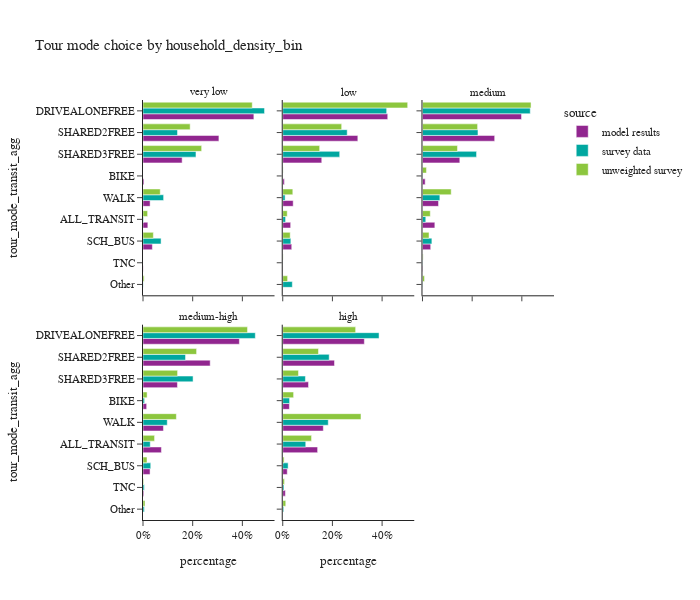
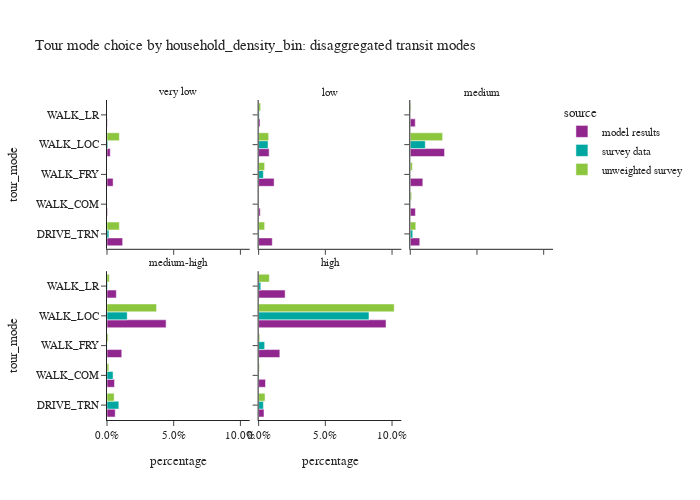

Notebook source saved alongside these figures, in order:
### Code cell
plot_mode_choice(tour_data,'household_density_bin',3,600)
plot_mode_choice_transit(tour_data,'household_density_bin',3,500)

### Figure 1 — Plotly figure (JSON) as saved in the notebook; plotly's stock layout.template omitted (floating-point values rounded to 4 significant figures)
{"data": [{"alignmentgroup": "True", "hovertemplate": "source=model results<br>household_density_bin=very low<br>percentage=%{x}<br>tour_mode_transit_agg=%{y}<extra></extra>", "legendgroup": "model results", "marker": {"color": "#91268F", "pattern": {"shape": ""}}, "name": "model results", "offsetgroup": "model results", "orientation": "h", "showlegend": true, "textposition": "auto", "type": "bar", "x": [0.01949, 0.00408, 0.4463, 0.0, 0.03771, 0.3056, 0.1576, 0.0006653, 0.02857], "xaxis": "x4", "y": ["ALL_TRANSIT", "BIKE", "DRIVEALONEFREE", "Other", "SCH_BUS", "SHARED2FREE", "SHARED3FREE", "TNC", "WALK"], "yaxis": "y4"}, {"alignmentgroup": "True", "hovertemplate": "source=model results<br>household_density_bin=low<br>percentage=%{x}<br>tour_mode_transit_agg=%{y}<extra></extra>", "legendgroup": "model results", "marker": {"color": "#91268F", "pattern": {"shape": ""}}, "name": "model results", "offsetgroup": "model results", "orientation": "h", "showlegend": false, "textposition": "auto", "type": "bar", "x": [0.0319, 0.00662, 0.4227, 0.0, 0.03623, 0.3023, 0.1571, 0.001079, 0.04209], "xaxis": "x5", "y": ["ALL_TRANSIT", "BIKE", "DRIVEALONEFREE", "Other", "SCH_BUS", "SHARED2FREE", "SHARED3FREE", "TNC", "WALK"], "yaxis": "y5"}, {"alignmentgroup": "True", "hovertemplate": "source=model results<br>household_density_bin=medium<br>percentage=%{x}<br>tour_mode_transit_agg=%{y}<extra></extra>", "legendgroup": "model results", "marker": {"color": "#91268F", "pattern": {"shape": ""}}, "name": "model results", "offsetgroup": "model results", "orientation": "h", "showlegend": false, "textposition": "auto", "type": "bar", "x": [0.04978, 0.01084, 0.3988, 0.0, 0.03308, 0.2907, 0.1503, 0.001978, 0.06463], "xaxis": "x6", "y": ["ALL_TRANSIT", "BIKE", "DRIVEALONEFREE", "Other", "SCH_BUS", "SHARED2FREE", "SHARED3FREE", "TNC", "WALK"], "yaxis": "y6"}, {"alignmentgroup": "True", "hovertemplate": "source=model results<br>household_density_bin=medium-high<br>percentage=%{x}<br>tour_mode_transit_agg=%{y}<extra></extra>", "legendgroup": "model results", "marker": {"color": "#91268F", "pattern": {"shape": ""}}, "name": "model results", "offsetgroup": "model results", "orientation": "h", "showlegend": false, "textposition": "auto", "type": "bar", "x": [0.07416, 0.01474, 0.3879, 0.0, 0.02841, 0.2705, 0.1386, 0.003299, 0.08235], "xaxis": "x", "y": ["ALL_TRANSIT", "BIKE", "DRIVEALONEFREE", "Other", "SCH_BUS", "SHARED2FREE", "SHARED3FREE", "TNC", "WALK"], "yaxis": "y"}, {"alignmentgroup": "True", "hovertemplate": "source=model results<br>household_density_bin=high<br>percentage=%{x}<br>tour_mode_transit_agg=%{y}<extra></extra>", "legendgroup": "model results", "marker": {"color": "#91268F", "pattern": {"shape": ""}}, "name": "model results", "offsetgroup": "model results", "orientation": "h", "showlegend": false, "textposition": "auto", "type": "bar", "x": [0.1404, 0.02674, 0.3285, 0.0, 0.01817, 0.2084, 0.1038, 0.01057, 0.1634], "xaxis": "x2", "y": ["ALL_TRANSIT", "BIKE", "DRIVEALONEFREE", "Other", "SCH_BUS", "SHARED2FREE", "SHARED3FREE", "TNC", "WALK"], "yaxis": "y2"}, {"alignmentgroup": "True", "hovertemplate": "source=survey data<br>household_density_bin=very low<br>percentage=%{x}<br>tour_mode_transit_agg=%{y}<extra></extra>", "legendgroup": "survey data", "marker": {"color": "#00A7A0", "pattern": {"shape": ""}}, "name": "survey data", "offsetgroup": "survey data", "orientation": "h", "showlegend": true, "textposition": "auto", "type": "bar", "x": [0.002087, 0.0, 0.4893, 0.0006869, 0.07279, 0.1389, 0.2133, 0.0, 0.08299], "xaxis": "x4", "y": ["ALL_TRANSIT", "BIKE", "DRIVEALONEFREE", "Other", "SCH_BUS", "SHARED2FREE", "SHARED3FREE", "TNC", "WALK"], "yaxis": "y4"}, {"alignmentgroup": "True", "hovertemplate": "source=survey data<br>household_density_bin=low<br>percentage=%{x}<br>tour_mode_transit_agg=%{y}<extra></extra>", "legendgroup": "survey data", "marker": {"color": "#00A7A0", "pattern": {"shape": ""}}, "name": "survey data", "offsetgroup": "survey data", "orientation": "h", "showlegend": false, "textposition": "auto", "type": "bar", "x": [0.01141, 2.233e-05, 0.4184, 0.03856, 0.03273, 0.2595, 0.2293, 0.0005702, 0.009531], "xaxis": "x5", "y": ["ALL_TRANSIT", "BIKE", "DRIVEALONEFREE", "Other", "SCH_BUS", "SHARED2FREE", "SHARED3FREE", "TNC", "WALK"], "yaxis": "y5"}, {"alignmentgroup": "True", "hovertemplate": "source=survey data<br>household_density_bin=medium<br>percentage=%{x}<br>tour_mode_transit_agg=%{y}<extra></extra>", "legendgroup": "survey data", "marker": {"color": "#00A7A0", "pattern": {"shape": ""}}, "name": "survey data", "offsetgroup": "survey data", "orientation": "h", "showlegend": false, "textposition": "auto", "type": "bar", "x": [0.0133, 0.001409, 0.4339, 0.001263, 0.03784, 0.2234, 0.2177, 0.001223, 0.06998], "xaxis": "x6", "y": ["ALL_TRANSIT", "BIKE", "DRIVEALONEFREE", "Other", "SCH_BUS", "SHARED2FREE", "SHARED3FREE", "TNC", "WALK"], "yaxis": "y6"}, {"alignmentgroup": "True", "hovertemplate": "source=survey data<br>household_density_bin=medium-high<br>percentage=%{x}<br>tour_mode_transit_agg=%{y}<extra></extra>", "legendgroup": "survey data", "marker": {"color": "#00A7A0", "pattern": {"shape": ""}}, "name": "survey data", "offsetgroup": "survey data", "orientation": "h", "showlegend": false, "textposition": "auto", "type": "bar", "x": [0.02915, 0.006331, 0.4521, 0.005484, 0.03118, 0.1712, 0.2016, 0.005333, 0.09762], "xaxis": "x", "y": ["ALL_TRANSIT", "BIKE", "DRIVEALONEFREE", "Other", "SCH_BUS", "SHARED2FREE", "SHARED3FREE", "TNC", "WALK"], "yaxis": "y"}, {"alignmentgroup": "True", "hovertemplate": "source=survey data<br>household_density_bin=high<br>percentage=%{x}<br>tour_mode_transit_agg=%{y}<extra></extra>", "legendgroup": "survey data", "marker": {"color": "#00A7A0", "pattern": {"shape": ""}}, "name": "survey data", "offsetgroup": "survey data", "orientation": "h", "showlegend": false, "textposition": "auto", "type": "bar", "x": [0.09263, 0.02753, 0.3877, 0.003979, 0.02171, 0.187, 0.09125, 0.004911, 0.1833], "xaxis": "x2", "y": ["ALL_TRANSIT", "BIKE", "DRIVEALONEFREE", "Other", "SCH_BUS", "SHARED2FREE", "SHARED3FREE", "TNC", "WALK"], "yaxis": "y2"}, {"alignmentgroup": "True", "hovertemplate": "source=unweighted survey<br>household_density_bin=very low<br>percentage=%{x}<br>tour_mode_transit_agg=%{y}<extra></extra>", "legendgroup": "unweighted survey", "marker": {"color": "#8CC63E", "pattern": {"shape": ""}}, "name": "unweighted survey", "offsetgroup": "unweighted survey", "orientation": "h", "showlegend": true, "textposition": "auto", "type": "bar", "x": [0.01852, 0.0, 0.4398, 0.00463, 0.04167, 0.1898, 0.2361, 0.0, 0.06944], "xaxis": "x4", "y": ["ALL_TRANSIT", "BIKE", "DRIVEALONEFREE", "Other", "SCH_BUS", "SHARED2FREE", "SHARED3FREE", "TNC", "WALK"], "yaxis": "y4"}, {"alignmentgroup": "True", "hovertemplate": "source=unweighted survey<br>household_density_bin=low<br>percentage=%{x}<br>tour_mode_transit_agg=%{y}<extra></extra>", "legendgroup": "unweighted survey", "marker": {"color": "#8CC63E", "pattern": {"shape": ""}}, "name": "unweighted survey", "offsetgroup": "unweighted survey", "orientation": "h", "showlegend": false, "textposition": "auto", "type": "bar", "x": [0.01802, 0.001502, 0.503, 0.01952, 0.03003, 0.2372, 0.1486, 0.001502, 0.04054], "xaxis": "x5", "y": ["ALL_TRANSIT", "BIKE", "DRIVEALONEFREE", "Other", "SCH_BUS", "SHARED2FREE", "SHARED3FREE", "TNC", "WALK"], "yaxis": "y5"}, {"alignmentgroup": "True", "hovertemplate": "source=unweighted survey<br>household_density_bin=medium<br>percentage=%{x}<br>tour_mode_transit_agg=%{y}<extra></extra>", "legendgroup": "unweighted survey", "marker": {"color": "#8CC63E", "pattern": {"shape": ""}}, "name": "unweighted survey", "offsetgroup": "unweighted survey", "orientation": "h", "showlegend": false, "textposition": "auto", "type": "bar", "x": [0.03148, 0.016, 0.437, 0.008256, 0.02632, 0.2219, 0.1409, 0.00258, 0.1156], "xaxis": "x6", "y": ["ALL_TRANSIT", "BIKE", "DRIVEALONEFREE", "Other", "SCH_BUS", "SHARED2FREE", "SHARED3FREE", "TNC", "WALK"], "yaxis": "y6"}, {"alignmentgroup": "True", "hovertemplate": "source=unweighted survey<br>household_density_bin=medium-high<br>percentage=%{x}<br>tour_mode_transit_agg=%{y}<extra></extra>", "legendgroup": "unweighted survey", "marker": {"color": "#8CC63E", "pattern": {"shape": ""}}, "name": "unweighted survey", "offsetgroup": "unweighted survey", "orientation": "h", "showlegend": false, "textposition": "auto", "type": "bar", "x": [0.04655, 0.01656, 0.4208, 0.008057, 0.01611, 0.2158, 0.1392, 0.002686, 0.1343], "xaxis": "x", "y": ["ALL_TRANSIT", "BIKE", "DRIVEALONEFREE", "Other", "SCH_BUS", "SHARED2FREE", "SHARED3FREE", "TNC", "WALK"], "yaxis": "y"}, {"alignmentgroup": "True", "hovertemplate": "source=unweighted survey<br>household_density_bin=high<br>percentage=%{x}<br>tour_mode_transit_agg=%{y}<extra></extra>", "legendgroup": "unweighted survey", "marker": {"color": "#8CC63E", "pattern": {"shape": ""}}, "name": "unweighted survey", "offsetgroup": "unweighted survey", "orientation": "h", "showlegend": false, "textposition": "auto", "type": "bar", "x": [0.116, 0.04373, 0.2935, 0.01213, 0.005466, 0.1438, 0.06338, 0.007004, 0.315], "xaxis": "x2", "y": ["ALL_TRANSIT", "BIKE", "DRIVEALONEFREE", "Other", "SCH_BUS", "SHARED2FREE", "SHARED3FREE", "TNC", "WALK"], "yaxis": "y2"}], "layout": {"annotations": [{"font": {}, "showarrow": false, "text": "medium-high", "x": 0.16, "xanchor": "center", "xref": "paper", "y": 0.465, "yanchor": "bottom", "yref": "paper"}, {"font": {}, "showarrow": false, "text": "high", "x": 0.5, "xanchor": "center", "xref": "paper", "y": 0.465, "yanchor": "bottom", "yref": "paper"}, {"font": {}, "showarrow": false, "text": "very low", "x": 0.16, "xanchor": "center", "xref": "paper", "y": 1.0, "yanchor": "bottom", "yref": "paper"}, {"font": {}, "showarrow": false, "text": "low", "x": 0.5, "xanchor": "center", "xref": "paper", "y": 1.0, "yanchor": "bottom", "yref": "paper"}, {"font": {}, "showarrow": false, "text": "medium", "x": 0.84, "xanchor": "center", "xref": "paper", "y": 1.0, "yanchor": "bottom", "yref": "paper"}], "barmode": "group", "height": 600, "legend": {"title": {"text": "source"}, "tracegroupgap": 0}, "title": {"text": "Tour mode choice by household_density_bin"}, "width": 700, "xaxis": {"anchor": "y", "domain": [0.0, 0.32], "tickformat": ".0%", "title": {"text": "percentage"}}, "xaxis2": {"anchor": "y2", "domain": [0.34, 0.66], "matches": "x", "tickformat": ".0%", "title": {"text": "percentage"}}, "xaxis3": {"anchor": "y3", "domain": [0.68, 1.0], "matches": "x", "title": {"text": "percentage"}}, "xaxis4": {"anchor": "y4", "domain": [0.0, 0.32], "matches": "x", "showticklabels": false}, "xaxis5": {"anchor": "y5", "domain": [0.34, 0.66], "matches": "x", "showticklabels": false}, "xaxis6": {"anchor": "y6", "domain": [0.68, 1.0], "matches": "x", "showticklabels": false}, "yaxis": {"anchor": "x", "categoryarray": ["Other", "TNC", "SCH_BUS", "ALL_TRANSIT", "WALK", "BIKE", "SHARED3FREE", "SHARED2FREE", "DRIVEALONEFREE"], "categoryorder": "array", "domain": [0.0, 0.465], "title": {"text": "tour_mode_transit_agg"}}, "yaxis2": {"anchor": "x2", "domain": [0.0, 0.465], "matches": "y", "showticklabels": false}, "yaxis3": {"anchor": "x3", "domain": [0.0, 0.465], "matches": "y", "showticklabels": false}, "yaxis4": {"anchor": "x4", "categoryarray": ["Other", "TNC", "SCH_BUS", "ALL_TRANSIT", "WALK", "BIKE", "SHARED3FREE", "SHARED2FREE", "DRIVEALONEFREE"], "categoryorder": "array", "domain": [0.535, 1.0], "matches": "y", "title": {"text": "tour_mode_transit_agg"}}, "yaxis5": {"anchor": "x5", "domain": [0.535, 1.0], "matches": "y", "showticklabels": false}, "yaxis6": {"anchor": "x6", "domain": [0.535, 1.0], "matches": "y", "showticklabels": false}}}

### Figure 2 — Plotly figure (JSON) as saved in the notebook; plotly's stock layout.template omitted (floating-point values rounded to 4 significant figures)
{"data": [{"alignmentgroup": "True", "hovertemplate": "source=model results<br>household_density_bin=very low<br>percentage=%{x}<br>tour_mode=%{y}<extra></extra>", "legendgroup": "model results", "marker": {"color": "#91268F", "pattern": {"shape": ""}}, "name": "model results", "offsetgroup": "model results", "orientation": "h", "showlegend": true, "textposition": "auto", "type": "bar", "x": [0.01174, 0.0004289, 0.004591, 0.002436, 0.0002914], "xaxis": "x4", "y": ["DRIVE_TRN", "WALK_COM", "WALK_FRY", "WALK_LOC", "WALK_LR"], "yaxis": "y4"}, {"alignmentgroup": "True", "hovertemplate": "source=model results<br>household_density_bin=low<br>percentage=%{x}<br>tour_mode=%{y}<extra></extra>", "legendgroup": "model results", "marker": {"color": "#91268F", "pattern": {"shape": ""}}, "name": "model results", "offsetgroup": "model results", "orientation": "h", "showlegend": false, "textposition": "auto", "type": "bar", "x": [0.01022, 0.001178, 0.01159, 0.007878, 0.001037], "xaxis": "x5", "y": ["DRIVE_TRN", "WALK_COM", "WALK_FRY", "WALK_LOC", "WALK_LR"], "yaxis": "y5"}, {"alignmentgroup": "True", "hovertemplate": "source=model results<br>household_density_bin=medium<br>percentage=%{x}<br>tour_mode=%{y}<extra></extra>", "legendgroup": "model results", "marker": {"color": "#91268F", "pattern": {"shape": ""}}, "name": "model results", "offsetgroup": "model results", "orientation": "h", "showlegend": false, "textposition": "auto", "type": "bar", "x": [0.007097, 0.003856, 0.009407, 0.02568, 0.003735], "xaxis": "x6", "y": ["DRIVE_TRN", "WALK_COM", "WALK_FRY", "WALK_LOC", "WALK_LR"], "yaxis": "y6"}, {"alignmentgroup": "True", "hovertemplate": "source=model results<br>household_density_bin=medium-high<br>percentage=%{x}<br>tour_mode=%{y}<extra></extra>", "legendgroup": "model results", "marker": {"color": "#91268F", "pattern": {"shape": ""}}, "name": "model results", "offsetgroup": "model results", "orientation": "h", "showlegend": false, "textposition": "auto", "type": "bar", "x": [0.006171, 0.005628, 0.01107, 0.0443, 0.006993], "xaxis": "x", "y": ["DRIVE_TRN", "WALK_COM", "WALK_FRY", "WALK_LOC", "WALK_LR"], "yaxis": "y"}, {"alignmentgroup": "True", "hovertemplate": "source=model results<br>household_density_bin=high<br>percentage=%{x}<br>tour_mode=%{y}<extra></extra>", "legendgroup": "model results", "marker": {"color": "#91268F", "pattern": {"shape": ""}}, "name": "model results", "offsetgroup": "model results", "orientation": "h", "showlegend": false, "textposition": "auto", "type": "bar", "x": [0.004008, 0.005135, 0.01589, 0.09549, 0.01987], "xaxis": "x2", "y": ["DRIVE_TRN", "WALK_COM", "WALK_FRY", "WALK_LOC", "WALK_LR"], "yaxis": "y2"}, {"alignmentgroup": "True", "hovertemplate": "source=survey data<br>household_density_bin=very low<br>percentage=%{x}<br>tour_mode=%{y}<extra></extra>", "legendgroup": "survey data", "marker": {"color": "#00A7A0", "pattern": {"shape": ""}}, "name": "survey data", "offsetgroup": "survey data", "orientation": "h", "showlegend": true, "textposition": "auto", "type": "bar", "x": [0.00143, 0.0, 0.0, 0.0006567, 0.0], "xaxis": "x4", "y": ["DRIVE_TRN", "WALK_COM", "WALK_FRY", "WALK_LOC", "WALK_LR"], "yaxis": "y4"}, {"alignmentgroup": "True", "hovertemplate": "source=survey data<br>household_density_bin=low<br>percentage=%{x}<br>tour_mode=%{y}<extra></extra>", "legendgroup": "survey data", "marker": {"color": "#00A7A0", "pattern": {"shape": ""}}, "name": "survey data", "offsetgroup": "survey data", "orientation": "h", "showlegend": false, "textposition": "auto", "type": "bar", "x": [0.000328, 0.0, 0.003547, 0.007049, 0.0004878], "xaxis": "x5", "y": ["DRIVE_TRN", "WALK_COM", "WALK_FRY", "WALK_LOC", "WALK_LR"], "yaxis": "y5"}, {"alignmentgroup": "True", "hovertemplate": "source=survey data<br>household_density_bin=medium<br>percentage=%{x}<br>tour_mode=%{y}<extra></extra>", "legendgroup": "survey data", "marker": {"color": "#00A7A0", "pattern": {"shape": ""}}, "name": "survey data", "offsetgroup": "survey data", "orientation": "h", "showlegend": false, "textposition": "auto", "type": "bar", "x": [0.001847, 9.907e-05, 9.754e-05, 0.01125, 0.0], "xaxis": "x6", "y": ["DRIVE_TRN", "WALK_COM", "WALK_FRY", "WALK_LOC", "WALK_LR"], "yaxis": "y6"}, {"alignmentgroup": "True", "hovertemplate": "source=survey data<br>household_density_bin=medium-high<br>percentage=%{x}<br>tour_mode=%{y}<extra></extra>", "legendgroup": "survey data", "marker": {"color": "#00A7A0", "pattern": {"shape": ""}}, "name": "survey data", "offsetgroup": "survey data", "orientation": "h", "showlegend": false, "textposition": "auto", "type": "bar", "x": [0.008871, 0.004565, 0.0001226, 0.01514, 0.0004485], "xaxis": "x", "y": ["DRIVE_TRN", "WALK_COM", "WALK_FRY", "WALK_LOC", "WALK_LR"], "yaxis": "y"}, {"alignmentgroup": "True", "hovertemplate": "source=survey data<br>household_density_bin=high<br>percentage=%{x}<br>tour_mode=%{y}<extra></extra>", "legendgroup": "survey data", "marker": {"color": "#00A7A0", "pattern": {"shape": ""}}, "name": "survey data", "offsetgroup": "survey data", "orientation": "h", "showlegend": false, "textposition": "auto", "type": "bar", "x": [0.003586, 0.0001974, 0.004515, 0.08271, 0.001622], "xaxis": "x2", "y": ["DRIVE_TRN", "WALK_COM", "WALK_FRY", "WALK_LOC", "WALK_LR"], "yaxis": "y2"}, {"alignmentgroup": "True", "hovertemplate": "source=unweighted survey<br>household_density_bin=very low<br>percentage=%{x}<br>tour_mode=%{y}<extra></extra>", "legendgroup": "unweighted survey", "marker": {"color": "#8CC63E", "pattern": {"shape": ""}}, "name": "unweighted survey", "offsetgroup": "unweighted survey", "orientation": "h", "showlegend": true, "textposition": "auto", "type": "bar", "x": [0.009259, 0.0, 0.0, 0.009259, 0.0], "xaxis": "x4", "y": ["DRIVE_TRN", "WALK_COM", "WALK_FRY", "WALK_LOC", "WALK_LR"], "yaxis": "y4"}, {"alignmentgroup": "True", "hovertemplate": "source=unweighted survey<br>household_density_bin=low<br>percentage=%{x}<br>tour_mode=%{y}<extra></extra>", "legendgroup": "unweighted survey", "marker": {"color": "#8CC63E", "pattern": {"shape": ""}}, "name": "unweighted survey", "offsetgroup": "unweighted survey", "orientation": "h", "showlegend": false, "textposition": "auto", "type": "bar", "x": [0.004505, 0.0, 0.004505, 0.007508, 0.001502], "xaxis": "x5", "y": ["DRIVE_TRN", "WALK_COM", "WALK_FRY", "WALK_LOC", "WALK_LR"], "yaxis": "y5"}, {"alignmentgroup": "True", "hovertemplate": "source=unweighted survey<br>household_density_bin=medium<br>percentage=%{x}<br>tour_mode=%{y}<extra></extra>", "legendgroup": "unweighted survey", "marker": {"color": "#8CC63E", "pattern": {"shape": ""}}, "name": "unweighted survey", "offsetgroup": "unweighted survey", "orientation": "h", "showlegend": false, "textposition": "auto", "type": "bar", "x": [0.004128, 0.001032, 0.001548, 0.02425, 0.000516], "xaxis": "x6", "y": ["DRIVE_TRN", "WALK_COM", "WALK_FRY", "WALK_LOC", "WALK_LR"], "yaxis": "y6"}, {"alignmentgroup": "True", "hovertemplate": "source=unweighted survey<br>household_density_bin=medium-high<br>percentage=%{x}<br>tour_mode=%{y}<extra></extra>", "legendgroup": "unweighted survey", "marker": {"color": "#8CC63E", "pattern": {"shape": ""}}, "name": "unweighted survey", "offsetgroup": "unweighted survey", "orientation": "h", "showlegend": false, "textposition": "auto", "type": "bar", "x": [0.005372, 0.001343, 0.0008953, 0.03715, 0.001791], "xaxis": "x", "y": ["DRIVE_TRN", "WALK_COM", "WALK_FRY", "WALK_LOC", "WALK_LR"], "yaxis": "y"}, {"alignmentgroup": "True", "hovertemplate": "source=unweighted survey<br>household_density_bin=high<br>percentage=%{x}<br>tour_mode=%{y}<extra></extra>", "legendgroup": "unweighted survey", "marker": {"color": "#8CC63E", "pattern": {"shape": ""}}, "name": "unweighted survey", "offsetgroup": "unweighted survey", "orientation": "h", "showlegend": false, "textposition": "auto", "type": "bar", "x": [0.004783, 0.0006833, 0.0008541, 0.1016, 0.008029], "xaxis": "x2", "y": ["DRIVE_TRN", "WALK_COM", "WALK_FRY", "WALK_LOC", "WALK_LR"], "yaxis": "y2"}], "layout": {"annotations": [{"font": {}, "showarrow": false, "text": "medium-high", "x": 0.16, "xanchor": "center", "xref": "paper", "y": 0.465, "yanchor": "bottom", "yref": "paper"}, {"font": {}, "showarrow": false, "text": "high", "x": 0.5, "xanchor": "center", "xref": "paper", "y": 0.465, "yanchor": "bottom", "yref": "paper"}, {"font": {}, "showarrow": false, "text": "very low", "x": 0.16, "xanchor": "center", "xref": "paper", "y": 1.0, "yanchor": "bottom", "yref": "paper"}, {"font": {}, "showarrow": false, "text": "low", "x": 0.5, "xanchor": "center", "xref": "paper", "y": 1.0, "yanchor": "bottom", "yref": "paper"}, {"font": {}, "showarrow": false, "text": "medium", "x": 0.84, "xanchor": "center", "xref": "paper", "y": 1.0, "yanchor": "bottom", "yref": "paper"}], "barmode": "group", "height": 500, "legend": {"title": {"text": "source"}, "tracegroupgap": 0}, "title": {"text": "Tour mode choice by household_density_bin: disaggregated transit modes"}, "width": 700, "xaxis": {"anchor": "y", "domain": [0.0, 0.32], "tickformat": ".1%", "title": {"text": "percentage"}}, "xaxis2": {"anchor": "y2", "domain": [0.34, 0.66], "matches": "x", "tickformat": ".1%", "title": {"text": "percentage"}}, "xaxis3": {"anchor": "y3", "domain": [0.68, 1.0], "matches": "x", "title": {"text": "percentage"}}, "xaxis4": {"anchor": "y4", "domain": [0.0, 0.32], "matches": "x", "showticklabels": false}, "xaxis5": {"anchor": "y5", "domain": [0.34, 0.66], "matches": "x", "showticklabels": false}, "xaxis6": {"anchor": "y6", "domain": [0.68, 1.0], "matches": "x", "showticklabels": false}, "yaxis": {"anchor": "x", "domain": [0.0, 0.465], "title": {"text": "tour_mode"}}, "yaxis2": {"anchor": "x2", "domain": [0.0, 0.465], "matches": "y", "showticklabels": false}, "yaxis3": {"anchor": "x3", "domain": [0.0, 0.465], "matches": "y", "showticklabels": false}, "yaxis4": {"anchor": "x4", "domain": [0.535, 1.0], "matches": "y", "title": {"text": "tour_mode"}}, "yaxis5": {"anchor": "x5", "domain": [0.535, 1.0], "matches": "y", "showticklabels": false}, "yaxis6": {"anchor": "x6", "domain": [0.535, 1.0], "matches": "y", "showticklabels": false}}}
